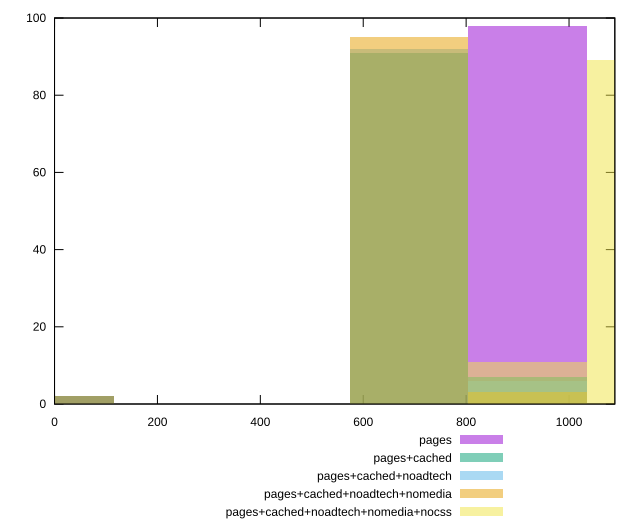

The script that saved this image:
reset

$pages <<EOF
0 2
919.1643082420237 98
EOF

$pagesCached <<EOF
0 2
689.3732311815178 91
919.1643082420237 7
EOF

$pagesCachedNoadtech <<EOF
0 2
689.3732311815178 92
919.1643082420237 6
EOF

$pagesCachedNoadtechNomedia <<EOF
0 2
689.3732311815178 95
919.1643082420237 3
EOF

$pagesCachedNoadtechNomediaNocss <<EOF
1148.9553853025295 89
919.1643082420237 11
EOF

set key outside below
set boxwidth 229.79107706050593
set xrange [0:1089]
set yrange [0:100]
set trange [0:100]
set style fill transparent solid 0.5 noborder
set terminal svg size 640, 530 enhanced background rgb 'white'
set output "report_00017_2021-02-10T15-08-03.406Z/uses-rel-preload/comparison/histogram/all_raw.svg"

plot $pages title "pages" with boxes, \
     $pagesCached title "pages+cached" with boxes, \
     $pagesCachedNoadtech title "pages+cached+noadtech" with boxes, \
     $pagesCachedNoadtechNomedia title "pages+cached+noadtech+nomedia" with boxes, \
     $pagesCachedNoadtechNomediaNocss title "pages+cached+noadtech+nomedia+nocss" with boxes

reset
